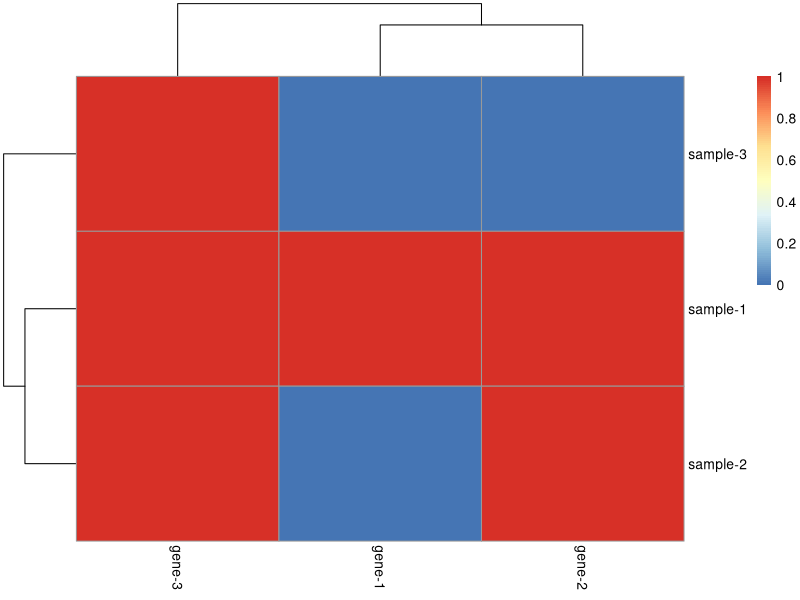
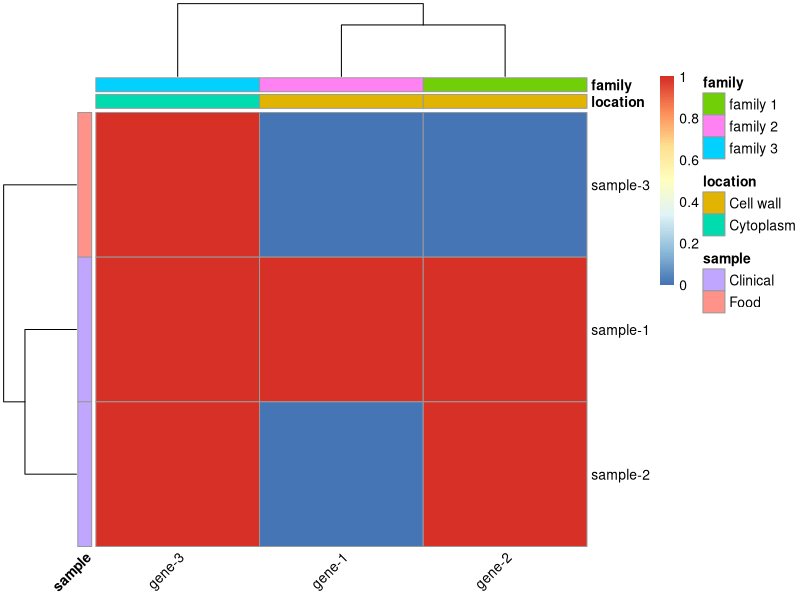
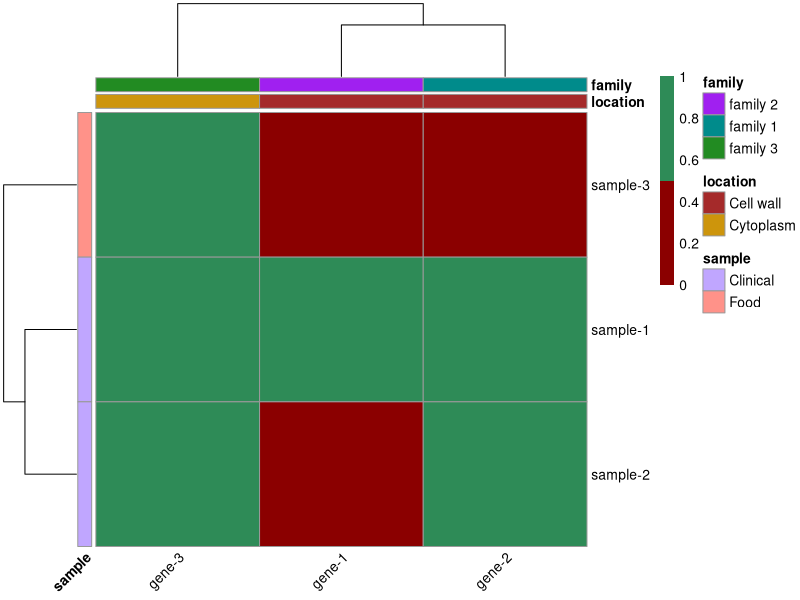
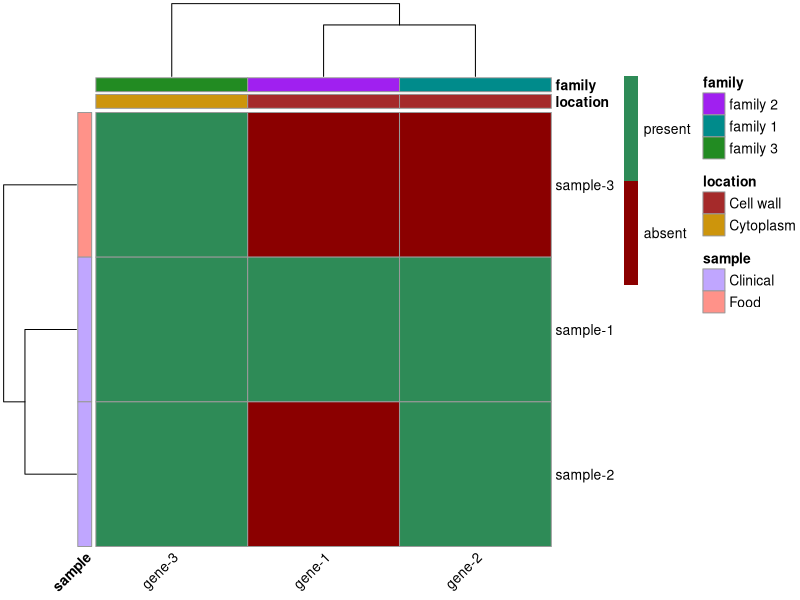
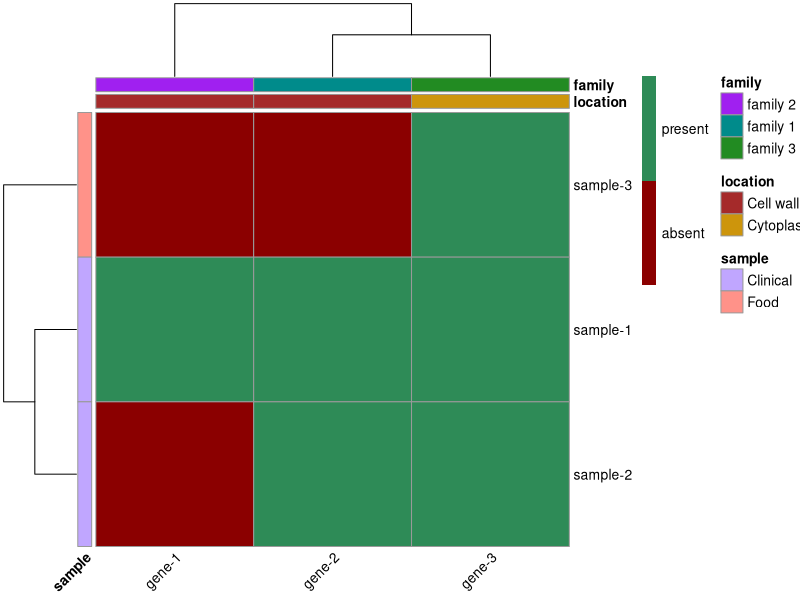
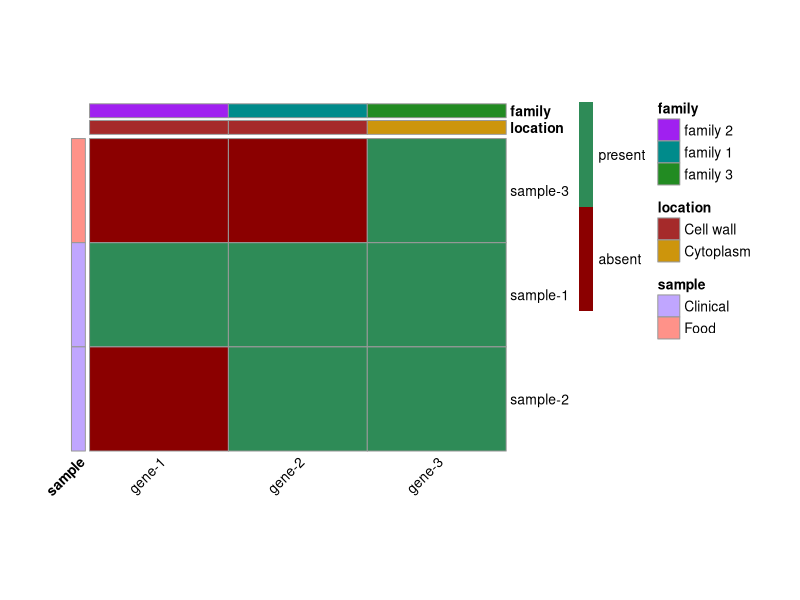

Generate these figures, in order, with R:

# Libraries ---------------------------------------------------------------
library(tidyverse)
library(pheatmap)
library(RColorBrewer)

# Transform the data ------------------------------------------------------

example_data_binary <- matrix(data = c(1,0,0,1,1,0,1,1,1),
                              nrow = 3,
                              ncol = 3)
# set the names of columns and rows, if the matrix/dataframe has names in rows and columns avoid this.
colnames(example_data_binary) <- paste("gene", 1:3, sep = "-")
rownames(example_data_binary) <- paste("sample", 1:3, sep = "-")

# Add a characteristic to columns----------------------------------------------------
# set the characteristic for the column
columns_characteristic <- data.frame("location" = c("Cell wall","Cell wall","Cytoplasm"),
                                     "family" = c("family 2", "family 1", "family 3"))
# To attached the characteristic to the genes you have to set the rownames equally to those in your original data. As we are mapping characteristics of genes (columns) we should give that labels to the rows of the next data.frame
rownames(columns_characteristic) <- colnames(example_data_binary)

# Add a characteristic for rows -------------------------------------------

# set the characteristic for the rows, in this case the rownames of the data.frame must be the same to the rownames of the data.
rows_characteristic <- data.frame("sample type" = c("Clinical", "Clinical", "Food"))
#if you insert a name with space the data.frame will convert to "sample.type"
colnames(rows_characteristic)[1] <- "sample"
rownames(rows_characteristic) <- rownames(example_data_binary)

# Set manually the colors for the characteristics created -----------------

# You can set colors to each of this parameters by two ways:
# In two steps
location_color <- c("brown","darkgoldenrod3")
names(location_color) <- unique(columns_characteristic$location)
# In one step
family_color <- setNames(object = c("purple","cyan4","forestgreen"),
                         nm = unique(columns_characteristic$family))
sample_color <- setNames(object = c("firebrick","lightgreen"),
                         nm = unique(rows_characteristic$`sample type`))
                           
# Pheatmap needs to have this color palette in a list with the name of the tracks you want to visualize, you need to be consisten with the names, the order doesn't matter

pheatmap_colors <- list("location" = location_color,
                        "sample type" = sample_color,
                        "family" = family_color)

# Plot the heatmap --------------------------------------------------------

# Basic heatmap
pheatmap(mat = example_data_binary)

# Customize a bit the heatmap
pheatmap(mat = example_data_binary,
  angle_col = 45, # change the angle of the column labels,
  annotation_col = columns_characteristic, # pass the column characteristics data.frame
  annotation_row = rows_characteristic)

# We can do better if change the colors manually
pheatmap(mat = example_data_binary,
         angle_col = 45, 
         annotation_col = columns_characteristic, 
         annotation_row = rows_characteristic, 
         annotation_colors = pheatmap_colors, # set the colors that you want for tracks,
         color = c("darkred","seagreen")) # change the heatmap cell color

# Change the legend to be concordant with a "presence / absence" matrix

pheatmap(mat = example_data_binary,
         angle_col = 45, 
         annotation_col = columns_characteristic, 
         annotation_row = rows_characteristic, 
         annotation_colors = pheatmap_colors, 
         color = c("darkred","seagreen"), 
         legend_breaks = c(0.25,0.75), # Set the legend to have two colors
         legend_labels = c("absent","present")) # labels to the legend

# Change the clustering method to group the columns and rows properly

pheatmap(mat = example_data_binary,
         angle_col = 45, 
         annotation_col = columns_characteristic, 
         annotation_row = rows_characteristic, 
         annotation_colors = pheatmap_colors, 
         color = c("darkred","seagreen"), 
         legend_breaks = c(0.25,0.75), 
         legend_labels = c("absent","present"),
         clustering_distance_rows = "binary", # binary distance is appropiate for 0 v.s 1
         clustering_distance_cols = "binary",
         clustering_method = "average") # linkage criteria can be minimum, maximum and average

# If you don't like have the columns or rows clustered just type
# cluster_rows = F / cluster_cols = F

# If you don't want to draw the trees in the margins you will need to set the cell width and height and trying numbers until find good ones

image <- pheatmap(mat = example_data_binary,
          angle_col = 45, 
          annotation_col = columns_characteristic, 
          annotation_row = rows_characteristic, 
          annotation_colors = pheatmap_colors, 
          color = c("darkred","seagreen"), 
          legend_breaks = c(0.25,0.75), 
          legend_labels = c("absent","present"),
          clustering_distance_rows = "binary", 
          clustering_distance_cols = "binary",
          clustering_method = "average",
          treeheight_row = 0, # draw the tree of rows but with a height of 0
          treeheight_col = 0, # draw the tree of cols but with a height of 0
          cellwidth = 100, # width of the cell
          cellheight = 75) # height of the cell
dev.off()
# You can save the image, and again try some width/height numbers that satisfied you
ggsave(filename = "/Path/where/you/want/to/save/name_of_file.pdf",
       device = "pdf",
       width = 10,
       height = 8, 
       )

